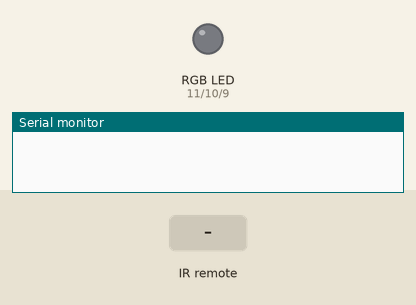
Simulated run of this sketch. Board: Arduino Uno, built with avr-gcc and run on an emulated ATmega328P. Shown: an RGB LED mixed from three pins (HIGH = lit), the last lines printed to the serial monitor. The test bench sets the inputs (shaded band). Random numbers use the default seed unless the sketch sets one.

Above: at 1.2 s.
1.3 s: infrared code 0x1 received
At 2.3 s:
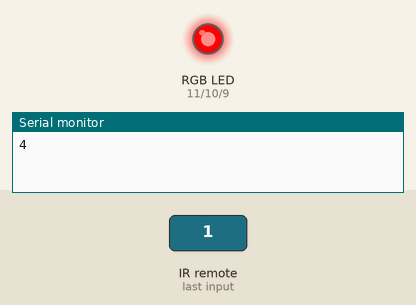
Timing chart, 0 to 7.9 s (numbered marks = the images above; inputs shaded):
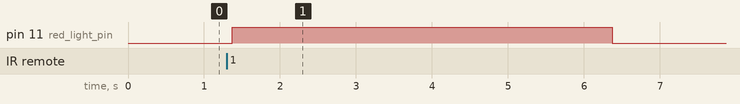

The sketch:

tank_zone.ino
```cpp
//TANK ZONE
#include<IRremote.h>
int rec = 4;
IRsend irsend;
IRrecv IRrec(rec);
decode_results results;

int red_light_pin= 11;
int green_light_pin = 10;
int blue_light_pin = 9;

int ir=3;

long power;

void setup() {
  // put your setup code here, to run once:
  Serial.begin(9600);
  IRrec.enableIRIn();
  pinMode(red_light_pin, OUTPUT);
  pinMode(green_light_pin, OUTPUT);
  pinMode(blue_light_pin, OUTPUT);
}

void loop() {
  // put your main code here, to run repeatedly:
  if (IRrec.decode(&results)) {
    power = random(1, 5);
    Serial.print(power);
    switch (power) {
      case 1:
        irsend.sendNEC(0xDDDDDDDD, 32);
        RGB_color(187,128,7);
        delay(5000);
        RGB_color(0,0,0);
        Serial.print("DoubleDmg to Tanks");
        IRrec.resume();
        break;
      case 2:
        irsend.sendNEC(0xCCCCCCCC, 32);
        RGB_color(0,255,0);
        delay(5000);
        RGB_color(0,0,0);
        Serial.print("Medkit to Tanks");
        IRrec.resume();
        break;
      case 3:
        irsend.sendNEC(0xFFFFFFFF, 32);
        RGB_color(72,202,217);
        delay(5000);
        RGB_color(0,0,0);
        Serial.print("Freeze to Tanks");
        IRrec.resume();
        break;
      case 4:
        irsend.sendNEC(0xBBBBBBBB, 32);
        RGB_color(255,0,0);
        delay(5000);
        RGB_color(0,0,0);
        Serial.print("OneShot to Tanks");
        IRrec.resume();
        break;
    }
      IRrec.enableIRIn();

  }
  //Serial.print("loop\n");
}
void RGB_color(int red_light_value, int green_light_value, int blue_light_value)
 {
  analogWrite(red_light_pin, red_light_value);
  analogWrite(green_light_pin, green_light_value);
  analogWrite(blue_light_pin, blue_light_value);
}
```

Measured:
- after the input at 1.3 s, pin 11 (red_light_pin): LOW → HIGH after 0.07 s, → LOW 5.0 s later
